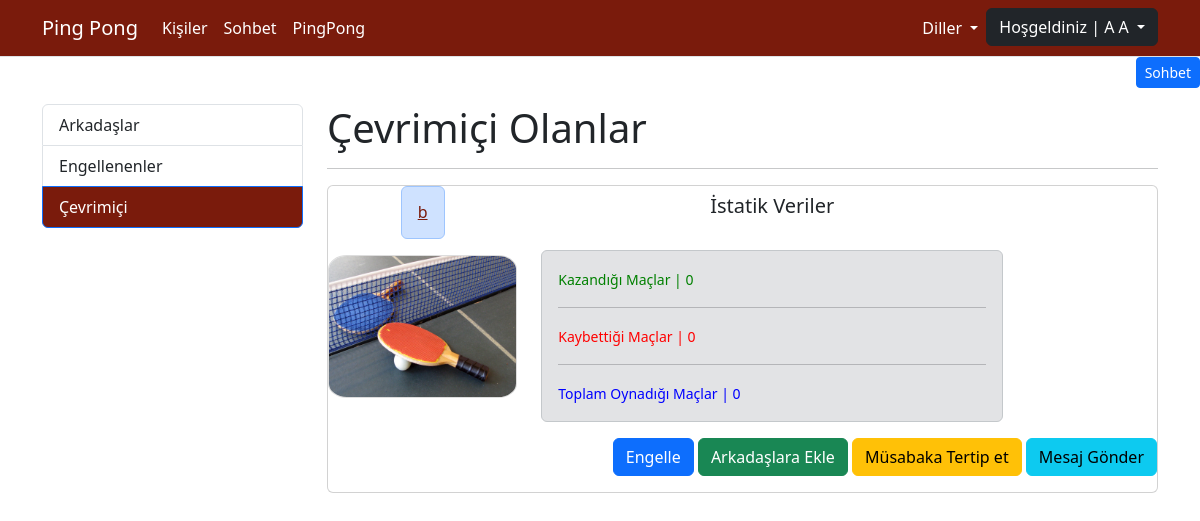
The page /tr/kisiler/cevrimici (signed in) on the database as committed earlier.
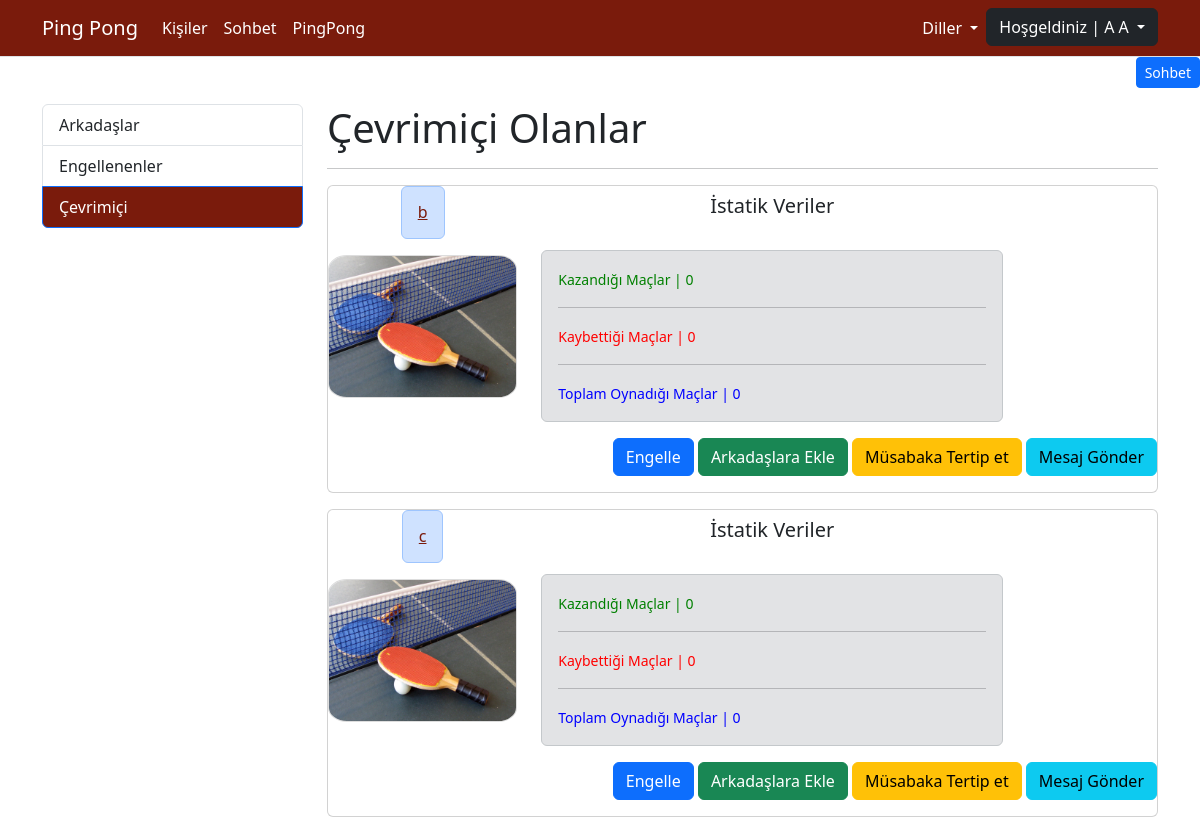
The same page on the database as committed later.
### blog/models.py (models this page shows, shortened)
class Kisiler(models.Model):
	kullanici = models.CharField(max_length=150, null=False)
	tam_adi = models.CharField(max_length=150, null=False)
	resim = models.ImageField(upload_to="blogs", default="blogs/7.jpg", blank=True)
	toplam_mac = models.IntegerField(default=0)
	zafer_mac = models.IntegerField(default=0)
	bozgun_mac = models.IntegerField(default=0)
	cevrimici = models.BooleanField(default=False)
	slug = models.SlugField(null=False,blank=True, unique=True, db_index=True, editable=False)
	user = models.OneToOneField(User, on_delete = models.CASCADE)
	def __str__(self):
		return "{0}".format(self.user)

### blog/views.py (the view)
# urls.py: path(_("kisiler/cevrimici"), views.cevrimici, name="cevrimici"),
def cevrimici(request):
	if request.user.is_authenticated:
		users=Kisiler.objects.exclude(id=request.user.id)
		veri_depo = {}
		veri_depo['users']=users
		veri_depo['engel']=Engel.objects.all()
		ark=Arkadas.objects.filter(diger_users=request.user)
		eng=Engel.objects.filter(diger_users=request.user)
		if len(ark)>0:
			arkadas=Arkadas.objects.get(diger_users=request.user)
			arkadaslar = arkadas.users.all()
			veri_depo['arkadaslar']=arkadaslar
		if len(eng)>0:
			engel=Engel.objects.get(diger_users=request.user)
			engeliler = engel.users.all()
			veri_depo['engelliler']=engeliler
		return render(request, "blog/part/_cevrimici.html", veri_depo)
	return render(request, "blog/index.html")

### blog/templates/blog/part/_cevrimici.html (shortened to what this page needs)
{% extends "base.html" %}
{% load static %}
{% load i18n %}
{% block css_files %}
	<link rel="stylesheet" href="{% static 'blog/css/styles.css' %}">
{% endblock %}
{% block content %}
<div class="container mt-3">
	<div class="row">
		<div class="col-3">
			<div class="list-group">
				<a href="{% url "arkadaslar" %}" class="list-group-item list-group-item-action" aria-current="true">{% trans "Arkadaşlar" %}</a>
				<a href="{% url "engellenenler" %}" class="list-group-item list-group-item-action" aria-current="true">{% trans "Engellenenler" %}</a>
				<a href="{% url "cevrimici" %}" class="list-group-item list-group-item-action active" aria-current="true" style="background-color: #7a1b0c;">{% trans "Çevrimiçi" %}</a>
			</div>
		</div>
		<div class="col-9">
			<h1>{% trans "Çevrimiçi Olanlar" %}</h1>
			<hr>
			{% if users|length > 0 %}
				{% for user in users %}
					{% if user.user.is_staff == False and user.user.is_superuser == False and user.cevrimici %}
						{% include "blog/part/_kisi_cevri.html" %}
					{% endif %}
				{% endfor %}
			{% else %}
				<div class="alert alert-warning">{% trans "Kimse Bulunmamakta" %}</div>
			{% endif %}
	</div>
		</div>
	</div>
{% endblock %}

### blog/templates/blog/part/_kisi_cevri.html (shortened to what this page needs)
{% load static %}
{% load i18n %}
<div class="card mb-3">
	<div class="row">
		<div class="col-md-3">
			<h6 class="card-title" style="text-align: center;">
				<div class="d-inline-flex alert alert-primary" role="alert">
					<a style="color:#7a1b0c;" href={% url "kisiler_detay" user|lower %}> {{ user }} </a>
				</div>
				<img class ="resim" src="{{ user.resim.url }}" alt="">
			</h6>
		</div>
		<div class="col-md-9">
			<p class="card-title">
				<div class="col-9">
					<h5 class="card-title" style="text-align: center;">{% trans "İstatik Veriler" %}</h5>
					<br>
					<div class="alert alert-secondary" role="alert">
						<small style="color:green;">{% trans "Kazandığı Maçlar" %} | {{ user.zafer_mac }}</small>
						<br>
						<hr>
						<small style="color:red;">{% trans "Kaybettiği Maçlar" %} | {{ user.bozgun_mac }}</small>
						<br>
						<hr>
						<small style="color:blue;">{% trans "Toplam Oynadığı Maçlar" %} | {{ user.toplam_mac }}</small	>
					</div>
				</div>
			</p>
			<div class="float-md-end mb-3 ms-md-3">
			{% if not user.user in engelliler %}
				<a href="{% url "engel_sistem" opsiyon='engelle' pk=user.pk %}" type="button" class="btn btn-primary">{% trans "Engelle" %}</a>
			{% if not user.user in arkadaslar %}
			<a href="{% url "arkadas_sistem" alternatif='ekle' pk=user.pk %}" type="button" class="btn btn-success">{% trans "Arkadaşlara Ekle" %}</a>
			{% else %}
			<a href="{% url "arkadaslar" %}" type="button" class="btn btn-primary" aria-current="true">{% trans "Arkadaşsın" %}</a>
			{% endif%}
			<a href="#" type="button" class="btn btn-warning">{% trans "Müsabaka Tertip et" %}</a>
			<a href="#" type="button" class="btn btn-info">{% trans "Mesaj Gönder" %}</a>
			{% endif %}
			</div>
		</div>
	</div>
</div>

Rows that differ between the two databases and show on the page:
added Kisiler: user.username "c", resim (picture), zafer_mac "0", bozgun_mac "0", toplam_mac "0"
